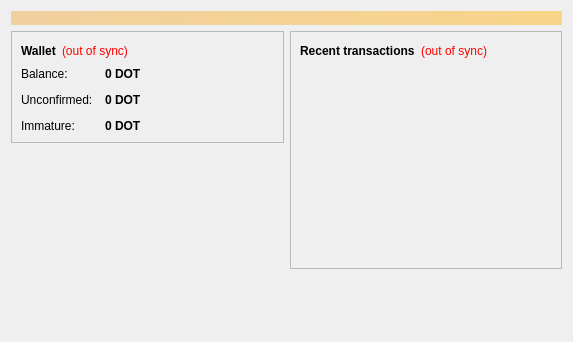
<?xml version="1.0" encoding="UTF-8"?>
<ui version="4.0">
 <class>OverviewPage</class>
 <widget class="QWidget" name="OverviewPage">
  <property name="geometry">
   <rect>
    <x>0</x>
    <y>0</y>
    <width>573</width>
    <height>342</height>
   </rect>
  </property>
  <property name="windowTitle">
   <string>Form</string>
  </property>
  <layout class="QVBoxLayout" name="topLayout">
   <item>
    <widget class="QLabel" name="labelAlerts">
     <property name="visible">
      <bool>false</bool>
     </property>
     <property name="styleSheet">
      <string notr="true">background-color: qlineargradient(x1: 0, y1: 0, x2: 1, y2: 0, stop:0 #F0D0A0, stop:1 #F8D488); color:#000000;</string>
     </property>
     <property name="wordWrap">
      <bool>true</bool>
     </property>
     <property name="margin">
      <number>3</number>
     </property>
    </widget>
   </item>
   <item>
    <layout class="QHBoxLayout" name="horizontalLayout" stretch="1,1">
     <item>
      <layout class="QVBoxLayout" name="verticalLayout_2">
       <item>
        <widget class="QFrame" name="frame">
         <property name="frameShape">
          <enum>QFrame::StyledPanel</enum>
         </property>
         <property name="frameShadow">
          <enum>QFrame::Raised</enum>
         </property>
         <layout class="QVBoxLayout" name="verticalLayout_4">
          <item>
           <layout class="QHBoxLayout" name="horizontalLayout_4">
            <item>
             <widget class="QLabel" name="label_5">
              <property name="font">
               <font>
                <weight>75</weight>
                <bold>true</bold>
               </font>
              </property>
              <property name="text">
               <string>Wallet</string>
              </property>
             </widget>
            </item>
            <item>
             <widget class="QLabel" name="labelWalletStatus">
              <property name="toolTip">
               <string>The displayed information may be out of date. Your wallet automatically synchronizes with the Dotcoin network after a connection is established, but this process has not completed yet.</string>
              </property>
              <property name="styleSheet">
               <string notr="true">QLabel { color: red; }</string>
              </property>
              <property name="text">
               <string notr="true">(out of sync)</string>
              </property>
              <property name="alignment">
               <set>Qt::AlignLeading|Qt::AlignLeft|Qt::AlignVCenter</set>
              </property>
             </widget>
            </item>
            <item>
             <spacer name="horizontalSpacer_2">
              <property name="orientation">
               <enum>Qt::Horizontal</enum>
              </property>
              <property name="sizeHint" stdset="0">
               <size>
                <width>40</width>
                <height>20</height>
               </size>
              </property>
             </spacer>
            </item>
           </layout>
          </item>
          <item>
           <layout class="QFormLayout" name="formLayout_2">
            <property name="fieldGrowthPolicy">
             <enum>QFormLayout::AllNonFixedFieldsGrow</enum>
            </property>
            <property name="horizontalSpacing">
             <number>12</number>
            </property>
            <property name="verticalSpacing">
             <number>12</number>
            </property>
            <item row="0" column="0">
             <widget class="QLabel" name="label">
              <property name="text">
               <string>Balance:</string>
              </property>
             </widget>
            </item>
            <item row="0" column="1">
             <widget class="QLabel" name="labelBalance">
              <property name="font">
               <font>
                <weight>75</weight>
                <bold>true</bold>
               </font>
              </property>
              <property name="cursor">
               <cursorShape>IBeamCursor</cursorShape>
              </property>
              <property name="toolTip">
               <string>Your current balance</string>
              </property>
              <property name="text">
               <string notr="true">0 DOT</string>
              </property>
              <property name="textInteractionFlags">
               <set>Qt::LinksAccessibleByMouse|Qt::TextSelectableByKeyboard|Qt::TextSelectableByMouse</set>
              </property>
             </widget>
            </item>
            <item row="1" column="0">
             <widget class="QLabel" name="label_3">
              <property name="text">
               <string>Unconfirmed:</string>
              </property>
             </widget>
            </item>
            <item row="1" column="1">
             <widget class="QLabel" name="labelUnconfirmed">
              <property name="font">
               <font>
                <weight>75</weight>
                <bold>true</bold>
               </font>
              </property>
              <property name="cursor">
               <cursorShape>IBeamCursor</cursorShape>
              </property>
              <property name="toolTip">
               <string>Total of transactions that have yet to be confirmed, and do not yet count toward the current balance</string>
              </property>
              <property name="text">
               <string notr="true">0 DOT</string>
              </property>
              <property name="textInteractionFlags">
               <set>Qt::LinksAccessibleByMouse|Qt::TextSelectableByKeyboard|Qt::TextSelectableByMouse</set>
              </property>
             </widget>
            </item>
            <item row="2" column="0">
             <widget class="QLabel" name="labelImmatureText">
              <property name="text">
               <string>Immature:</string>
              </property>
             </widget>
            </item>
            <item row="2" column="1">
             <widget class="QLabel" name="labelImmature">
              <property name="font">
               <font>
                <weight>75</weight>
                <bold>true</bold>
               </font>
              </property>
              <property name="toolTip">
               <string>Mined balance that has not yet matured</string>
              </property>
              <property name="text">
               <string notr="true">0 DOT</string>
              </property>
              <property name="textInteractionFlags">
               <set>Qt::LinksAccessibleByMouse|Qt::TextSelectableByKeyboard|Qt::TextSelectableByMouse</set>
              </property>
             </widget>
            </item>
           </layout>
          </item>
         </layout>
        </widget>
       </item>
       <item>
        <spacer name="verticalSpacer">
         <property name="orientation">
          <enum>Qt::Vertical</enum>
         </property>
         <property name="sizeHint" stdset="0">
          <size>
           <width>20</width>
           <height>40</height>
          </size>
         </property>
        </spacer>
       </item>
	     <item>
         <widget class="QLabel" name="label_wallet_bgcoin">
          <property name="text">
           <string/>
          </property>
          <property name="pixmap">
           <pixmap resource="../bitcoin.qrc">:/images/wallet_bgcoin</pixmap>
          </property>
          <property name="scaledContents">
           <bool>false</bool>
          </property>
          <property name="alignment">
           <set>Qt::AlignCenter</set>
          </property>
          <property name="margin">
           <number>-2</number>
          </property>
         </widget>
        </item>
      </layout>
     </item>
     <item>
      <layout class="QVBoxLayout" name="verticalLayout_3">
       <item>
        <widget class="QFrame" name="frame_2">
         <property name="frameShape">
          <enum>QFrame::StyledPanel</enum>
         </property>
         <property name="frameShadow">
          <enum>QFrame::Raised</enum>
         </property>
         <layout class="QVBoxLayout" name="verticalLayout">
          <item>
           <layout class="QHBoxLayout" name="horizontalLayout_2">
            <item>
             <widget class="QLabel" name="label_4">
              <property name="text">
               <string>&lt;b&gt;Recent transactions&lt;/b&gt;</string>
              </property>
             </widget>
            </item>
            <item>
             <widget class="QLabel" name="labelTransactionsStatus">
              <property name="toolTip">
               <string>The displayed information may be out of date. Your wallet automatically synchronizes with the Dotcoin network after a connection is established, but this process has not completed yet.</string>
              </property>
              <property name="styleSheet">
               <string notr="true">QLabel { color: red; }</string>
              </property>
              <property name="text">
               <string notr="true">(out of sync)</string>
              </property>
              <property name="alignment">
               <set>Qt::AlignRight|Qt::AlignTrailing|Qt::AlignVCenter</set>
              </property>
             </widget>
            </item>
            <item>
             <spacer name="horizontalSpacer">
              <property name="orientation">
               <enum>Qt::Horizontal</enum>
              </property>
              <property name="sizeHint" stdset="0">
               <size>
                <width>40</width>
                <height>20</height>
               </size>
              </property>
             </spacer>
            </item>
           </layout>
          </item>
          <item>
           <widget class="QListView" name="listTransactions">
            <property name="styleSheet">
             <string notr="true">QListView { background: transparent; }</string>
            </property>
            <property name="frameShape">
             <enum>QFrame::NoFrame</enum>
            </property>
            <property name="verticalScrollBarPolicy">
             <enum>Qt::ScrollBarAlwaysOff</enum>
            </property>
            <property name="horizontalScrollBarPolicy">
             <enum>Qt::ScrollBarAlwaysOff</enum>
            </property>
            <property name="selectionMode">
             <enum>QAbstractItemView::NoSelection</enum>
            </property>
           </widget>
          </item>
         </layout>
        </widget>
       </item>
       <item>
        <spacer name="verticalSpacer_2">
         <property name="orientation">
          <enum>Qt::Vertical</enum>
         </property>
         <property name="sizeHint" stdset="0">
          <size>
           <width>20</width>
           <height>40</height>
          </size>
         </property>
        </spacer>
       </item>
      </layout>
     </item>
    </layout>
   </item>
  </layout>
 </widget>
 <resources/>
 <connections/>
</ui>
